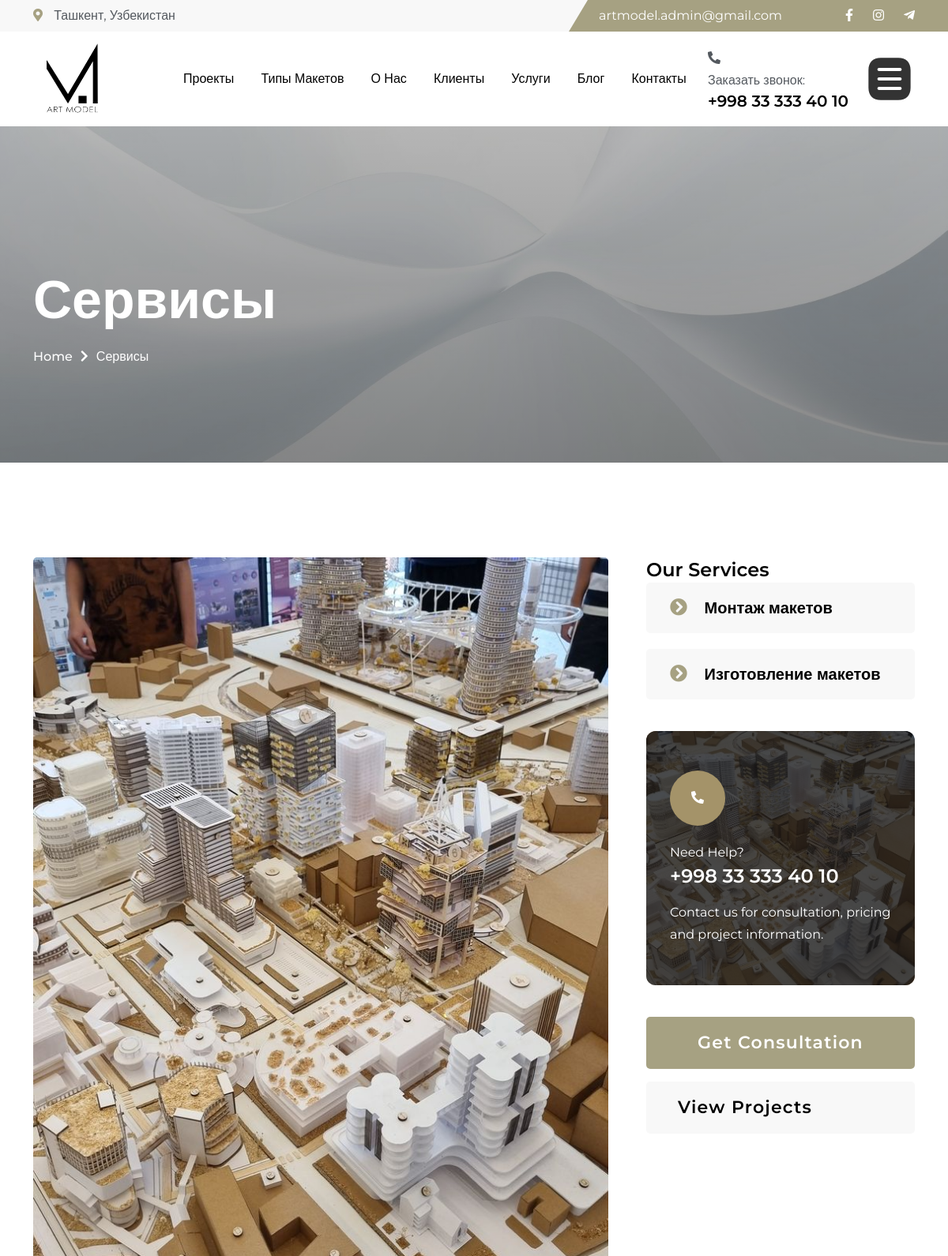
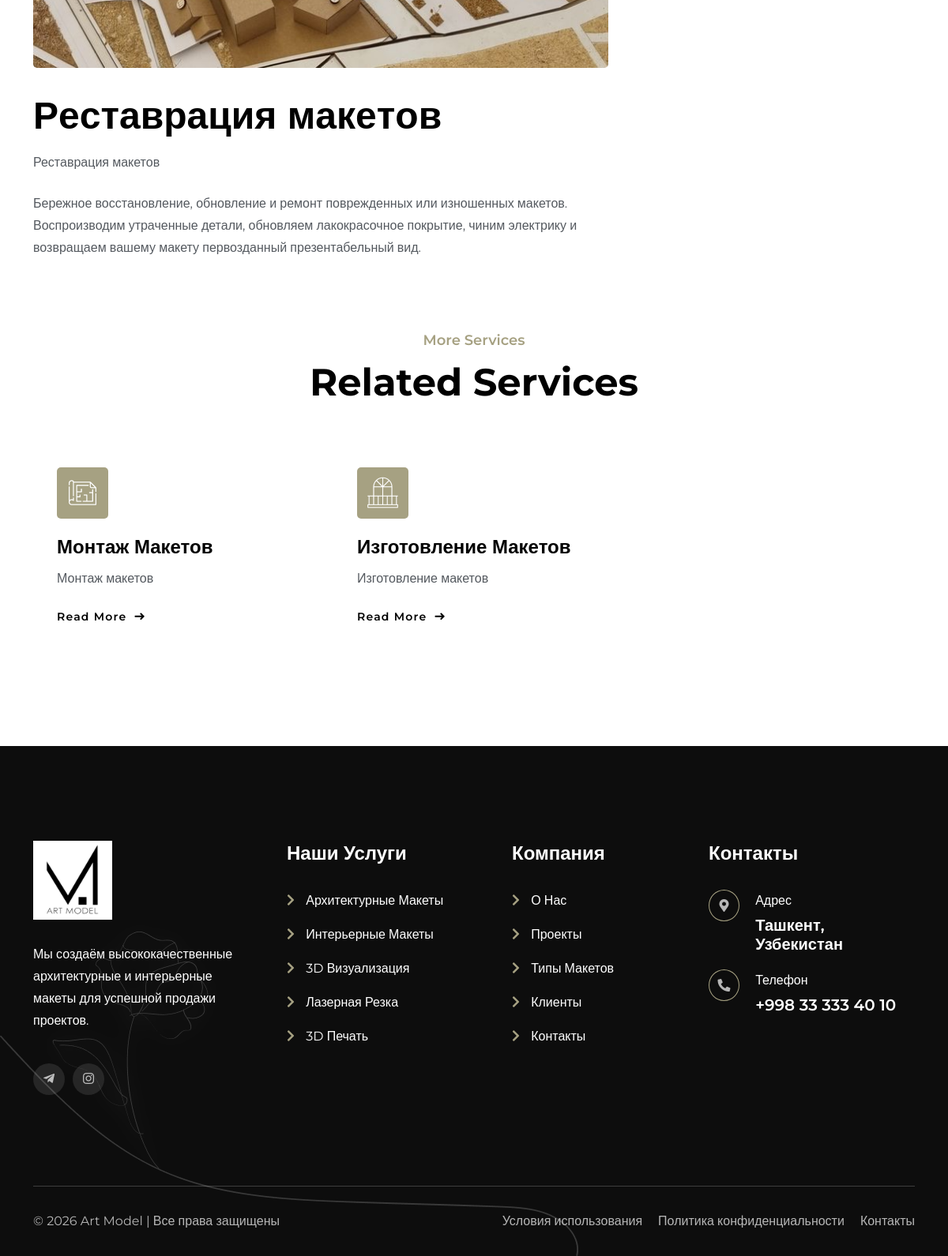
Screenshot of /services/restorvatsya/ with the database file from the repository (2 pictures, top to bottom).
### common/models.py (models this page shows, shortened)
class Slider(models.Model):
    PAGE_CHOICES = (
        ('home', 'Bosh sahifa'),
        ('projects', 'Projects'),
        ('project-details', 'Project Details'),
        ('project_types', 'Tip Maketov'),
        ('project_typesb', 'Tip Maketov by type'),
        ('about', 'About'),
        ('clients', 'Clients'),
        ('team', 'Team'),
        ('contact', 'Contact'),
        ('blog', 'Blog'),
        ('blog-details', 'Blog Details'),
        ('services', 'Services'),
        ('services-details', 'Services Details'),
        ('mobile', 'Mobil versiya uchun'),   # Telefon uchun alohida
    )
    title = models.CharField(max_length=255, verbose_name="Sarlavha")
    subtitle = models.CharField(max_length=500, blank=True, verbose_name="Quyi sarlavha")
    image = models.ImageField(upload_to='sliders/', verbose_name="Rasm")
    page = models.CharField(max_length=50, choices=PAGE_CHOICES, default='home', verbose_name="Qaysi sahifada chiqsin")
    order = models.PositiveIntegerField(default=0, verbose_name="Tartib")
    is_active = models.BooleanField(default=True, verbose_name="Faol")
    button_text = models.CharField(max_length=100, blank=True, default="Batafsil", verbose_name="Tugma matni")
    button_url = models.CharField(max_length=200, blank=True, verbose_name="Tugma linki")
    created_at = models.DateTimeField(auto_now_add=True)
    class Meta:
        ordering = ['page', 'order']
        verbose_name = "Slayder"
        verbose_name_plural = "Slayderlar"

### services/models.py (models this page shows, shortened)
class Service1(models.Model):
    title = models.CharField(max_length=255)
    slug = models.SlugField(unique=True, blank=True)
    image = models.ImageField(upload_to='services/')
    icon = models.CharField(
        max_length=100,
        help_text="Masalan: flaticon-bed-1"
    )
    short_description = models.TextField()
    description = RichTextField()
    order = models.PositiveIntegerField(default=0)
    created_at = models.DateTimeField(auto_now_add=True)
    class Meta:
        ordering = ['order']

### services/views.py (the view)
# urls.py: path('<slug:slug>/',service_detail,name='service_details'),
def service_detail(request, slug):
    sliders = Slider.objects.filter(is_active=True, page='services-details').order_by('order')
    service = get_object_or_404(
        Service1,
        slug=slug
    )
    services = Service1.objects.exclude(
        id=service.id
    ).order_by('order')
    return render(
        request,
        'service-details.html',
        {
            'service': service,
            'services': services,
        'sliders': sliders,
        }
    )

### templates/service-details.html (shortened to what this page needs)
{% load static %}
<!DOCTYPE html>
<html lang="en">
    <head>
        <link rel="stylesheet" href="{% static 'assets/css/bootstrap.min.css' %}">
        <link rel="stylesheet" href="{% static 'assets/css/font-awesome.css' %}">
        <link rel="stylesheet" href="{% static 'assets/css/animate.css' %}">
        <link rel="stylesheet" href="{% static 'assets/css/splitting.css' %}">
        <link rel="stylesheet" href="{% static 'assets/css/magnific-popup.css' %}">
        <link rel="stylesheet" href="{% static 'assets/css/meanmenu.css' %}">
        <link rel="stylesheet" href="{% static 'assets/css/swiper-bundle.min.css' %}">
        <link rel="stylesheet" href="{% static 'assets/css/nice-select.css' %}">
        <link rel="stylesheet" href="{% static 'assets/css/main.css' %}">
        <link rel="stylesheet" href="{% static 'style.css' %}">
    </head>
    <body>
{% include "partais/nav.html" %}
        <div class="ScrollSmoother-content">
                        {% include "partais/slidebar.html" %}
<section class="service-details-section fix section-padding">
    <div class="container">
        <div class="service-details-wrapper">
            <div class="row g-5">
                <div class="col-12 col-lg-8">
                    <div class="service-details-items">
                        <div class="service-image">
                            <img src="{{ service.image.url }}"
                                 alt="{{ service.title }}">
                        </div>
                        <div class="details-content">
                            <h2 class="splt-txt wow"
                                data-splitting>
                            </h2>
                            <p class="mt-3">
                                {{ service.short_description }}
                            </p>
                            <div class="service-description mt-4">
                                {{ service.description|safe }}
                            </div>
                        </div>
                    </div>
                </div>
                <div class="col-12 col-lg-4">
                    <div class="main-sidebar">
                        <div class="single-sidebar-widget">
                            <div class="wid-title">
                                <h3>
                                    Our Services
                                </h3>
                            </div>
                            <div class="widget-categories">
                                <ul>
                                    {% for item in services %}
                                    <li>
                                        <i class="fas fa-chevron-circle-right me-3"></i>
                                        <a href="{% url 'service_details' item.slug %}">
                                            {{ item.title }}
                                        </a>
                                    </li>
                                    {% endfor %}
                                </ul>
                            </div>
                        </div>
                        <div class="single-sidebar-widget bg-cover service-contact-box"
                             style="background-image:url('{{ service.image.url }}')">
                            <div class="contact-overlay">
                                <div class="contact-text">
                                    <div class="icon">
                                        <i class="fas fa-phone-alt"></i>
                                    </div>
                                    <p>
                                        Need Help?
                                    </p>
                                    <h3>
                                        <a href="tel:+998333334010">
                                            +998 33 333 40 10
                                        </a>
                                    </h3>
                                    <p class="mt-3">
                                        Contact us for consultation,
                                        pricing and project information.
                                    </p>
                                </div>
                            </div>
                        </div>
                        <div class="single-sidebar-widget mb-0">
                            <div class="download-service-doc">
                                <a href="{% url 'contact' %}"
                                   class="theme-btn text-center w-100 mb-3">
                                    Get Consultation
                                </a>
                                <a href="{% url 'project' %}"
                                   class="theme-btn style-2 w-100">
                                    View Projects
                                </a>
                            </div>
                        </div>
                    </div>
                </div>
            </div>
            <div class="related-services mt-5 pt-5">
                <div class="section-title text-center mb-5">
                    <h6>
                        More Services
                    </h6>
                    <h2>
                        Related Services
                    </h2>
                </div>
                <div class="row g-4">
                    {% for item in services|slice:":3" %}
                    <div class="col-lg-4 col-md-6">
                        <div class="service-items">
                            <div class="icon">
                                <i class="{{ item.icon }}"></i>
                            </div>
                            <div class="content">
                                <h3>
                                    <a href="{% url 'service_details' item.slug %}">
                                        {{ item.title }}
                                    </a>
                                </h3>
                                <p>
                                    {{ item.short_description|truncatewords:12 }}
                                </p>
                                <a href="{% url 'service_details' item.slug %}"
                                   class="link-btn">
                                    Read More
                                    <i class="fas fa-long-arrow-right"></i>
                                </a>
                            </div>
                        </div>
                    </div>
                    {% endfor %}
                </div>
            </div>
        </div>
    </div>
</section>
{% include 'partais/footer.html' %}
        </div>
    </body>
</html>

### templates/partais/slidebar.html
{% if sliders %}
            {% for slide in sliders %}
        <div class="breadcrumb-wrapper section-padding bg-cover" style="background-image: url('{{ slide.image.url }}');">
                    <div class="container">
                        <div class="page-heading">
                            <h1 class="wow fadeInUp" data-wow-delay=".3s">{{ slide.title }}</h1>
                            <ul class="breadcrumb-items wow fadeInUp" data-wow-delay=".5s">
                        <li>
                            <a href="{% url 'home' %}">
                            Home
                            </a>
                        </li>
                        <li>
                            <i class="fas fa-chevron-right"></i>
                        </li>
                        <li>
                            {{ slide.title }}
                        </li>
                    </ul>
                        </div>
                    </div>
        </div>
            {% endfor %}
{% else %}
    <p>Slayder topilmadi.</p>
{% endif %}

### rows the page displays
Slider: image (picture), title "Сервисы"
Service1: image (picture), short_description "Реставрация макетов", description "Бережное восстановление, обновление и ремонт поврежденных или изношенных макетов. Воспроизводим утраченные детали, обновляем лакокрасочное покрытие, чиним электрику и возвращаем вашему макету первозданный презентабельный вид."
Service1: title "Монтаж макетов", title "Монтаж Макетов", short_description "Монтаж макетов"
Service1: title "Изготовление макетов", title "Изготовление Макетов", short_description "Изготовление макетов"
